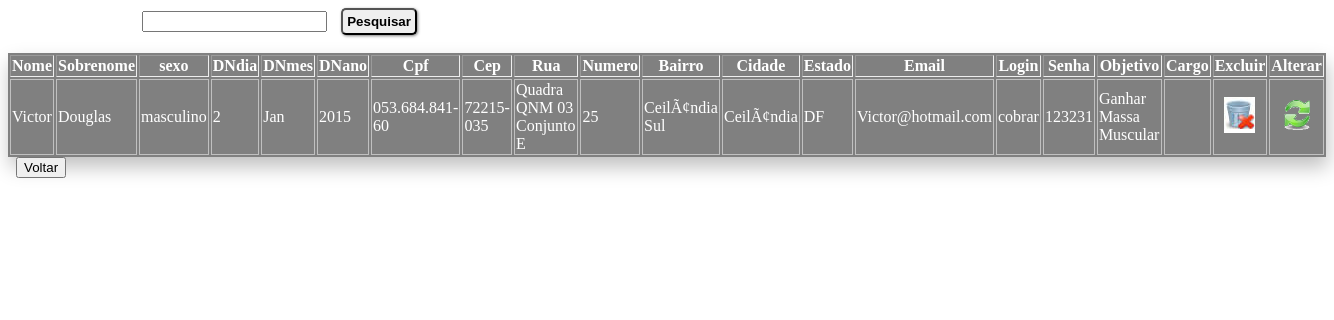
Screenshot of /CRUD2/View/listAllCliente.php with the database file from the repository.
### tables this page shows
CREATE TABLE IF NOT EXISTS `cliente` (
  `idcliente` int(5) NOT NULL,
  `nome` varchar(200) NOT NULL,
  `sobrenome` varchar(200) NOT NULL,
  `sexo` varchar(200) NOT NULL,
  `DNdia` int(2) NOT NULL,
  `DNmes` varchar(200) NOT NULL,
  `DNano` int(4) NOT NULL,
  `cpf` varchar(15) NOT NULL,
  `cep` varchar(10) NOT NULL,
  `rua` varchar(200) NOT NULL,
  `numero` varchar(200) NOT NULL,
  `bairro` varchar(200) NOT NULL,
  `cidade` varchar(200) NOT NULL,
  `estado` varchar(200) NOT NULL,
  `email` varchar(200) NOT NULL,
  `login` varchar(200) NOT NULL,
  `senha` varchar(200) NOT NULL,
  `objetivo` varchar(200) NOT NULL,
  `perfil_idperfil` int(11) NOT NULL,
  PRIMARY KEY (`idcliente`),
  KEY `fk_cliente_perfil` (`perfil_idperfil`)
);

### CRUD2/Conexao/ClienteDAO.php (called while the page is built, shortened)
<?php
class ClienteDAO {
 public function getAllCliente(){
        try{
             $pdo = Conexao::getInstance();
             $sql = "SELECT * FROM cliente ";
             $stmt = $pdo->prepare($sql);
             $stmt->execute();
             $funcionarios = $stmt->fetchAll(PDO::FETCH_ASSOC);
             return $funcionarios;
        } catch (Exception $exc) {
             echo $exc->getMessage();
        }
    }
}

### CRUD2/View/ListAllCliente.php (the view, shortened to what this page needs)
<!DOCTYPE html>
<?php
    require_once '../Conexao/ClienteDAO.php';
?>
<html>
    <head>
        <link rel="stylesheet" type="text/css" href="../CSS/Estilo_listall.css">
    </head>
    <body>
        <form action="" method="POST">
            <label>Pesquisar por Nome:</label><input type="text" name="pnome"/>
            <input type="submit" value="Pesquisar" class="button"/>
        </form>
        <br>
        <?php
        $clienteDAO = new ClienteDAO();
        if(!empty($_POST["pnome"])){
            $clientes= $clienteDAO->getClienteByNome($_POST["pnome"]);
        }else{
            $clientes= $clienteDAO->getAllCliente();
        }
            echo "<table border='1'>";
            echo "<tr>";
                echo "<th>Nome</th>";
                echo "<th>Sobrenome</th>";
                echo "<th>sexo</th>";
                echo "<th>DNdia</th>";
                echo "<th>DNmes</th>";
                echo "<th>DNano</th>";
                echo "<th>Cpf</th>";
                echo "<th>Cep</th>";
                echo "<th>Rua</th>";
                echo "<th>Numero</th>";
                echo "<th>Bairro</th>";
                echo "<th>Cidade</th>";
                echo "<th>Estado</th>";
                echo "<th>Email</th>";
                echo "<th>Login</th>";
                echo "<th>Senha</th>";
                echo "<th>Objetivo</th>";
                echo "<th>Cargo</th>";
                echo "<th>Excluir</th>";
                echo "<th>Alterar</th>";
           echo "</tr>";
           foreach ($clientes as $cliente){
                echo "<tr>";
                echo "<td>".$cliente["nome"]."</td>";
                echo "<td>".$cliente["sobrenome"]."</td>";
                echo "<td>".$cliente["sexo"]."</td>";
                echo "<td>".$cliente["DNdia"]."</td>";
                echo "<td>".$cliente["DNmes"]."</td>";
                echo "<td>".$cliente["DNano"]."</td>";
                echo "<td>".$cliente["cpf"]."</td>";
                echo "<td>".$cliente["cep"]."</td>";
                echo "<td>".$cliente["rua"]."</td>";
                echo "<td>".$cliente["numero"]."</td>";
                echo "<td>".$cliente["bairro"]."</td>";
                echo "<td>".$cliente["cidade"]."</td>";
                echo "<td>".$cliente["estado"]."</td>";
                echo "<td>".$cliente["email"]."</td>";
                echo "<td>".$cliente["login"]."</td>";
                echo "<td>".$cliente["senha"]."</td>";
                echo "<td>".$cliente["objetivo"]."</td>";
                echo "<td>".$cliente["Cargo"]."</td>";
                echo "<td align='center'><a href='../Controlador/excluirClienteController.php?idcliente={$cliente["idcliente"]}'><img src='../Imagens/excluir.jpeg'  onClick='return confirmar()'></a></td>";
                echo "<td align='center'> <a href='FormAlterarCliente.php?idcliente={$cliente["idcliente"]}'><img src='../Imagens/atualizar.png' width='30px'></a></td>";
                echo "</tr>";
           }
         echo "</table>";
        ?>
       <a href="FormCliente.php"><input type="submit" value="Voltar"/>
    </body>
</html>

### CRUD2/CSS/Estilo_listall.css (style rules this page uses)
body { color:white; }
table { padding-botton:0px; background-color:gray; border:none; box-shadow: 2px 10px 0.5cm silver; }
table th { background-color:gray; color: white; }
.button { margin-left: 10px; font-weight: bold; font-family: arial; border-radius: 5px; box-shadow: 1px 1px 3px rgba(0,0,0,0.5); padding:4px; }
table td { border:1px solid silver; }

### rows the page displays
cliente: nome "Victor", sobrenome "Douglas", sexo "masculino", DNdia "2", DNmes "Jan", DNano "2015", cpf "053.684.841-60", cep "72215-035", rua "Quadra QNM 03 Conjunto E", numero "25", bairro "CeilÃ¢ndia Sul", cidade "CeilÃ¢ndia", estado "DF", email "Victor@hotmail.com", login "cobrar", senha "123231", objetivo "Ganhar Massa Muscular"
